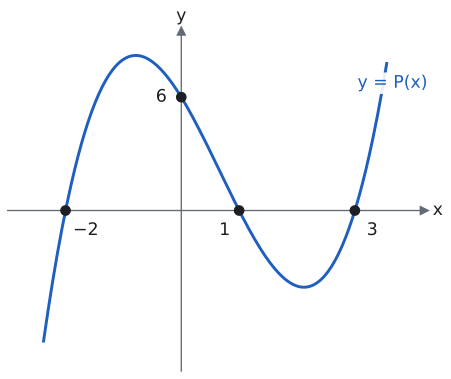

Here is the Python script that generated this plot:
import sys; sys.path.insert(0, "tools")
from cizim import *

# Alıştırma soru 8: P(x) = (x + 2)(x − 1)(x − 3) = x³ − 2x² − 5x + 6.
# Grafikte yalnızca kökler (−2, 1, 3) ve y eksenini kestiği nokta (6) verilir; P(2) = −4 okunmasın diye ızgara yok.
fig, ax = sekil(5.6, 4.6)
eksenler(ax, x=(-3, 4.2), y=(-8.5, 9.5), izgara=False)
ax.set_xticks([]); ax.set_yticks([])
xs = np.linspace(-2.38, 3.55, 300); ax.plot(xs, (xs + 2) * (xs - 1) * (xs - 3), color=MAVI)
kutu = dict(facecolor="white", edgecolor="none", pad=1.5, alpha=0.9)
for r, t in ((-2, "−2"), (1, "1"), (3, "3")):
    nokta(ax, r, 0)
for r, t, dx in ((-2, "−2", 0.35), (1, "1", -0.25), (3, "3", 0.3)):
    ax.text(r + dx, -0.6, t, fontsize=13, ha="center", va="top", bbox=kutu)
nokta(ax, 0, 6)
ax.text(-0.25, 6, "6", fontsize=13, ha="right", va="center", bbox=kutu)
ax.text(3.65, 6.5, "y = P(x)", color=MAVI, fontsize=13, ha="center", bbox=kutu)
kaydet(fig, __file__)
